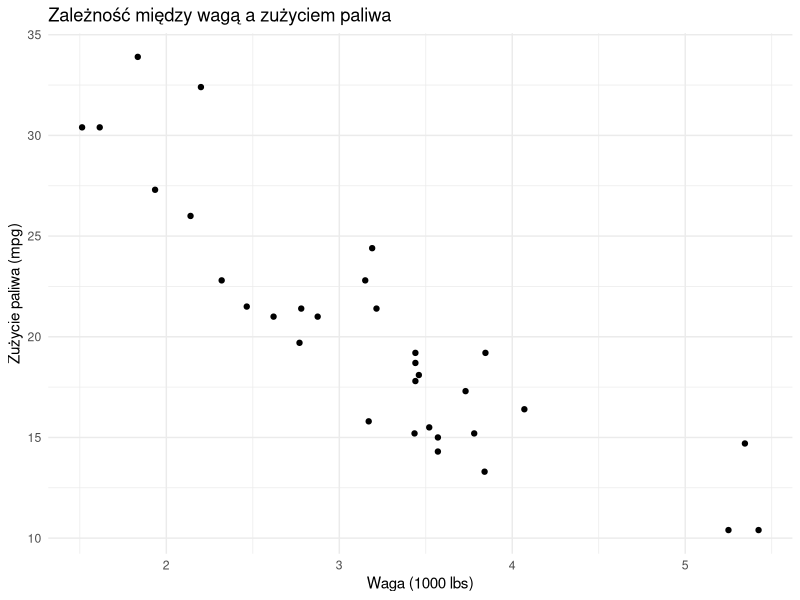

This figure's R source:
# Instalacja i załadowanie biblioteki ggplot2
install.packages("ggplot2")
library(ggplot2)

# Użycie wbudowanego zestawu danych mtcars
data(mtcars)

# Tworzenie wykresu punktowego
plot <- ggplot(mtcars, aes(x = wt, y = mpg)) +
  geom_point() +  # Dodanie punktów
  labs(title = "Zależność między wagą a zużyciem paliwa",
       x = "Waga (1000 lbs)",
       y = "Zużycie paliwa (mpg)") +
  theme_minimal()  # Dodanie minimalistycznego stylu

# Wyświetlenie wykresu
print(plot)
